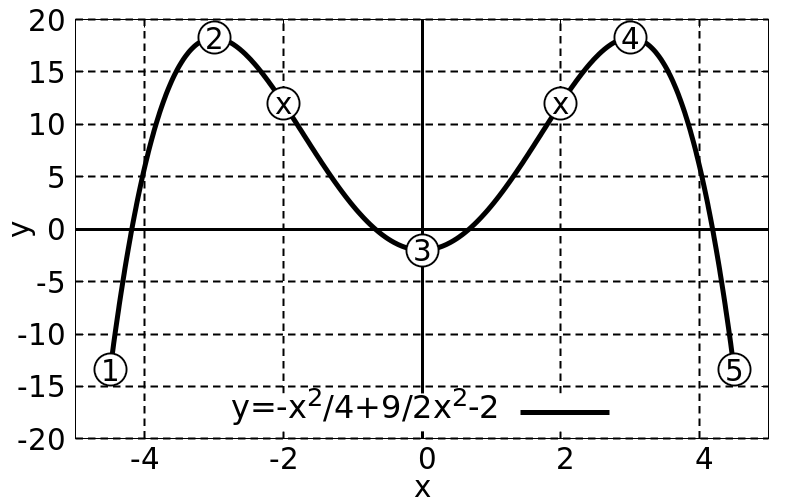

The gnuplot source for this figure:
load "template/function-plot.gnuplot"

set key bottom center

set xrange [-5:5]
set yrange [-20:20]

set xtics 2
set ytics 5

$data << EOD
 -4.5 -13.390625 1
 -3 18.25 2
 0 -2 3
 3 18.25 4
 4.5 -13.390625 5
 2 12 x
 -2 12 x
EOD

f(x) = abs(x)<=4.5 ? -0.25*x**4+9/2.0*x**2-2 : 1/0
fx = "y=-x^2/4+9/2x^2-2"

plot \
  f(x) lc 0 lw 5 title fx, \
  $data u 1:2 with points pt 6 ps 5 lw 4 lc "#000000" notitle, \
  $data u 1:2 with points pt 7 ps 5 lw 0 lc "#FFFFFF" notitle, \
  $data with labels offset 0,0 font ",22" notitle
 
